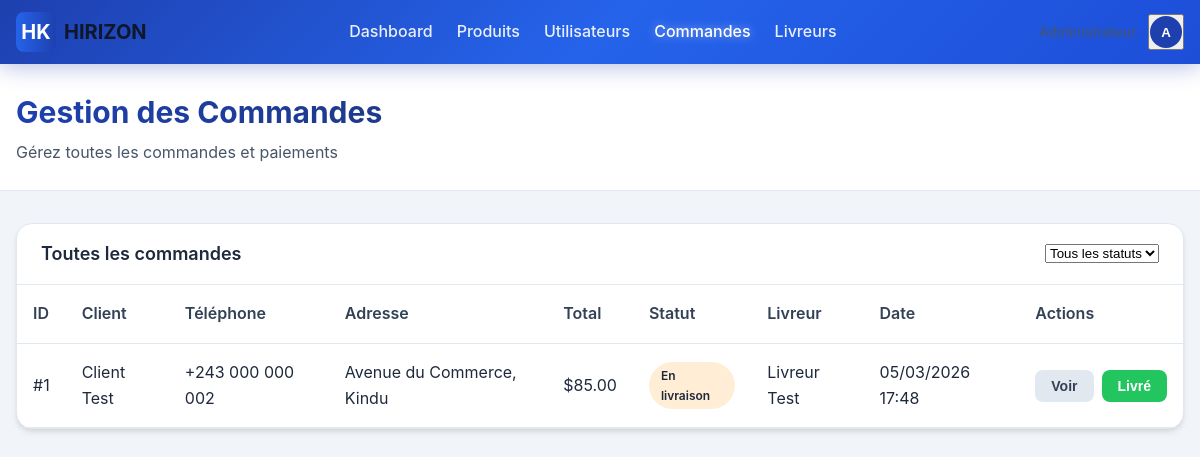
/admin/commandes.php (signed in), run on the app's committed database.
### tables this page shows
CREATE TABLE IF NOT EXISTS users (
    id INT AUTO_INCREMENT PRIMARY KEY,
    name VARCHAR(255) NOT NULL,
    email VARCHAR(255) NOT NULL UNIQUE,
    phone VARCHAR(50),
    password VARCHAR(255) NOT NULL,
    profile_image TEXT,
    role ENUM('client', 'admin', 'livreur') NOT NULL DEFAULT 'client',
    address TEXT,
    city VARCHAR(100),
    latitude DECIMAL(10, 8),
    longitude DECIMAL(11, 8),
    is_active TINYINT(1) DEFAULT 1,
    created_at TIMESTAMP DEFAULT CURRENT_TIMESTAMP,
    updated_at TIMESTAMP DEFAULT CURRENT_TIMESTAMP ON UPDATE CURRENT_TIMESTAMP
);

CREATE TABLE IF NOT EXISTS orders (
    id INT AUTO_INCREMENT PRIMARY KEY,
    user_id INT NOT NULL,
    customer_name VARCHAR(255) NOT NULL,
    customer_phone VARCHAR(50) NOT NULL,
    customer_address TEXT NOT NULL,
    customer_city VARCHAR(100) NOT NULL,
    customer_latitude DECIMAL(10, 8),
    customer_longitude DECIMAL(11, 8),
    total_amount DECIMAL(10, 2) NOT NULL,
    status ENUM('en_attente', 'paye', 'en_preparation', 'en_livraison', 'livre', 'annule') NOT NULL DEFAULT 'en_attente',
    delivery_person_id INT,
    created_at TIMESTAMP DEFAULT CURRENT_TIMESTAMP,
    updated_at TIMESTAMP DEFAULT CURRENT_TIMESTAMP ON UPDATE CURRENT_TIMESTAMP,
    FOREIGN KEY (user_id) REFERENCES users(id) ON DELETE CASCADE,
    FOREIGN KEY (delivery_person_id) REFERENCES users(id) ON DELETE SET NULL
);

### config/functions.php (called while the page is built, shortened)
<?php
function getCurrentUser() {
    $db = getDB();
    $stmt = $db->prepare("SELECT * FROM users WHERE id = ? AND is_active = 1");
    $stmt->execute([$_SESSION['user_id']]);
    $user = $stmt->fetch();
    return $user ?: null;
}
function requireRole($roles) {
    $user = getCurrentUser();
    return $user;
}
function getAllOrders() {
    $db = getDB();
    $stmt = $db->query("SELECT o.*, u.name as user_name, u.phone as user_phone
                        FROM orders o
                        LEFT JOIN users u ON o.user_id = u.id
                        ORDER BY o.created_at DESC");
    return $stmt->fetchAll();
}

### admin/commandes.php (the view, shortened to what this page needs)
<?php
require_once '../config/functions.php';
$user = requireRole(['admin']);
$orders = getAllOrders();
$statusLabels = [
    'en_attente' => 'En attente',
    'paye' => 'Payé',
    'en_preparation' => 'En préparation',
    'en_livraison' => 'En livraison',
    'livre' => 'Livré',
    'annule' => 'Annulé',
];
$statusColors = [
    'en_attente' => 'bg-yellow-100 text-yellow-800 border-yellow-200',
    'paye' => 'bg-blue-100 text-blue-800 border-blue-200',
    'en_preparation' => 'bg-purple-100 text-purple-800 border-purple-200',
    'en_livraison' => 'bg-orange-100 text-orange-800 border-orange-200',
    'livre' => 'bg-green-100 text-green-800 border-green-200',
    'annule' => 'bg-red-100 text-red-800 border-red-200',
];
?>
<!DOCTYPE html>
<html lang="fr">
<head>
    <link rel="stylesheet" href="../css/style.css">
</head>
<body>
    <header class="header">
        <div class="container">
            <div class="flex items-center justify-between" style="height: 4rem;">
                <div class="flex items-center gap-4">
                    <a href="../index.php" class="flex items-center gap-2">
                        <div class="w-10 h-10 bg-gradient-to-r from-blue-600 to-blue-800 rounded-lg flex items-center justify-center text-white font-bold text-xl">HK</div>
                        <span class="text-xl font-bold text-gray-900">HIRIZON</span>
                    </a>
                </div>
                <nav class="hidden md:flex items-center gap-6">
                    <a href="../index.php" class="header-nav-link">Dashboard</a>
                    <a href="../produits.php" class="header-nav-link">Produits</a>
                    <a href="../utilisateurs.php" class="header-nav-link">Utilisateurs</a>
                    <a href="../commandes.php" class="header-nav-link active">Commandes</a>
                    <a href="../livreurs.php" class="header-nav-link">Livreurs</a>
                </nav>
                <div class="flex items-center gap-3">
                    <span class="text-sm text-gray-600"><?= htmlspecialchars($user['name']) ?></span>
                    <div class="dropdown">
                        <button onclick="toggleDropdown()" class="flex items-center gap-2 cursor-pointer">
                            <div class="w-8 h-8 bg-blue-600 rounded-full flex items-center justify-center text-white font-semibold">
                                <?= strtoupper(substr($user['name'], 0, 1)) ?>
                            </div>
                        </button>
                    </div>
                </div>
            </div>
        </div>
    </header>
    <main class="min-h-screen bg-gray-50">
        <div class="bg-white shadow-sm border-b border-gray-200">
            <div class="container py-6">
                <div class="flex flex-col md:flex-row md:items-center md:justify-between gap-4">
                    <div>
                        <h1 class="text-3xl font-bold text-gradient">Gestion des Commandes</h1>
                        <p class="text-gray-600 mt-1">Gérez toutes les commandes et paiements</p>
                    </div>
                </div>
            </div>
        </div>
        <div class="container py-8">
            <div class="card">
                <div class="card-header flex items-center justify-between">
                    <h2 class="text-lg font-semibold">Toutes les commandes</h2>
                    <div class="flex gap-2">
                        <select id="statusFilter" class="input" onchange="filterOrders()">
                            <option value="">Tous les statuts</option>
                        </select>
                    </div>
                </div>
                <div class="table-container">
                    <table class="table" id="ordersTable">
                        <thead>
                            <tr>
                                <th>ID</th>
                                <th>Client</th>
                                <th>Téléphone</th>
                                <th>Adresse</th>
                                <th>Total</th>
                                <th>Statut</th>
                                <th>Livreur</th>
                                <th>Date</th>
                                <th>Actions</th>
                            </tr>
                        </thead>
                        <tbody>
                            <?php foreach ($orders as $order): ?>
                                <tr data-status="<?= $order['status'] ?>">
                                    <td>#<?= $order['id'] ?></td>
                                    <td><?= htmlspecialchars($order['customer_name']) ?></td>
                                    <td><?= htmlspecialchars($order['customer_phone']) ?></td>
                                    <td><?= htmlspecialchars($order['customer_address']) ?>, <?= htmlspecialchars($order['customer_city']) ?></td>
                                    <td>$<?= number_format($order['total_amount'], 2) ?></td>
                                    <td>
                                        <span class="status-badge <?= $statusColors[$order['status']] ?>">
                                            <?= $statusLabels[$order['status']] ?>
                                        </span>
                                    </td>
                                    <td>
                                        <?php if ($order['delivery_person_id']): ?>
                                            <?php
                                                $db = getDB();
                                                $stmt = $db->prepare("SELECT name FROM users WHERE id = ?");
                                                $stmt->execute([$order['delivery_person_id']]);
                                                $livreur = $stmt->fetch();
                                                echo htmlspecialchars($livreur['name'] ?? 'N/A');
                                            ?>
                                        <?php else: ?>
                                            <span class="text-gray-400">Non assigné</span>
                                        <?php endif; ?>
                                    </td>
                                    <td><?= date('d/m/Y H:i', strtotime($order['created_at'])) ?></td>
                                    <td>
                                        <div class="flex gap-2">
                                            <button onclick="viewOrder(<?= $order['id'] ?>)" class="btn btn-secondary btn-sm">Voir</button>
                                            <?php if (in_array($order['status'], ['en_livraison'])): ?>
                                                <form method="POST" style="display: inline;">
                                                    <button type="submit" class="btn btn-success btn-sm">Livré</button>
                                                </form>
                                            <?php endif; ?>
                                        </div>
                                    </td>
                                </tr>
                            <?php endforeach; ?>
                        </tbody>
                    </table>
                </div>
            </div>
        </div>
    </main>
</body>
</html>

### css/style.css (style rules this page uses)
:root { --primary: #1e40af; --primary-dark: #1e3a8a; --primary-light: #3b82f6; --secondary: #64748b; --success: #22c55e; --warning: #eab308; --danger: #ef4444; --info: #0ea5e9; --dark: #0f172a; --light: #f8fafc; --gray-100: #f1f5f9; --gray-200: #e2e8f0; --gray-300: #cbd5e1; --gray-400: #94a3b8; --gray-500: #64748b; --gray-600: #475569; --gray-700: #334155; --gray-800: #1e293b; --gray-900: #0f172a; }
* { margin: 0; padding: 0; box-sizing: border-box; }
body { font-family: -apple-system, BlinkMacSystemFont, 'Segoe UI', Roboto, 'Helvetica Neue', Arial, sans-serif; line-height: 1.6; color: var(--gray-800); background: var(--gray-100); }
a { text-decoration: none; color: inherit; }
.container { max-width: 1280px; margin: 0 auto; padding: 0 1rem; }
.btn { display: inline-flex; align-items: center; justify-content: center; padding: 0.75rem 1.5rem; font-weight: 600; border-radius: 0.5rem; transition: all 0.2s; cursor: pointer; border: none; gap: 0.5rem; }
.btn-secondary { background: var(--gray-200); color: var(--gray-700); }
.btn-success { background: var(--success); color: white; }
.btn-sm { padding: 0.5rem 1rem; font-size: 0.875rem; }
.card { background: white; border-radius: 1rem; box-shadow: 0 4px 6px -1px rgba(0, 0, 0, 0.1), 0 2px 4px -1px rgba(0, 0, 0, 0.06); border: 1px solid var(--gray-200); }
.card-header { padding: 1rem 1.5rem; border-bottom: 1px solid var(--gray-200); }
.flex { display: flex; }
.flex-col { flex-direction: column; }
.items-center { align-items: center; }
.justify-center { justify-content: center; }
.justify-between { justify-content: space-between; }
.gap-2 { gap: 0.5rem; }
.gap-3 { gap: 0.75rem; }
.gap-4 { gap: 1rem; }
.gap-6 { gap: 1.5rem; }
.py-6 { padding-top: 1.5rem; padding-bottom: 1.5rem; }
.mt-1 { margin-top: 0.25rem; }
.py-8 { padding-top: 2rem; padding-bottom: 2rem; }
.text-sm { font-size: 0.875rem; }
.text-lg { font-size: 1.125rem; }
.text-xl { font-size: 1.25rem; }
.text-3xl { font-size: 1.875rem; }
.font-semibold { font-weight: 600; }
.font-bold { font-weight: 700; }
.text-white { color: white; }
.text-gray-600 { color: var(--gray-600); }
.text-gray-900 { color: var(--gray-900); }
.bg-white { background-color: white; }
.bg-gray-50 { background-color: var(--gray-100); }
.bg-blue-600 { background-color: var(--primary); }
.bg-orange-100 { background-color: #ffedd5; }
.bg-gradient-to-r { background-image: linear-gradient(to right, var(--primary), var(--primary-dark)); }
.from-blue-600 { --gradient-from: #2563eb; }
.to-blue-800 { --gradient-to: #1e40af; }
.bg-gradient-to-r.from-blue-600.to-blue-800 { background-image: linear-gradient(to right, #2563eb, #1e40af); }
.border-b { border-bottom: 1px solid var(--gray-200); }
.rounded-lg { border-radius: 0.5rem; }
.rounded-full { border-radius: 9999px; }
.w-8 { width: 2rem; }
.w-10 { width: 2.5rem; }
.h-8 { height: 2rem; }
.h-10 { height: 2.5rem; }
.min-h-screen { min-height: 100vh; }
.hidden { display: none; }
@media (min-width: 768px) { .md\:flex { display: flex; } }
@media (min-width: 768px) { .md\:flex-row { flex-direction: row; } }
@media (min-width: 768px) { .md\:items-center { align-items: center; } }
@media (min-width: 768px) { .md\:justify-between { justify-content: space-between; } }
.cursor-pointer { cursor: pointer; }
.header { background: linear-gradient(135deg, #1e40af 0%, #2563eb 50%, #1d4ed8 100%); box-shadow: 0 4px 20px rgba(30, 64, 175, 0.3); position: sticky; top: 0; z-index: 50; }
.header-nav-link { color: rgba(255, 255, 255, 0.9); font-weight: 500; transition: all 0.2s; padding: 0.5rem 0; }
.header-nav-link:hover, .header-nav-link.active { color: white; text-shadow: 0 0 10px rgba(255,255,255,0.5); }
.table-container { overflow-x: auto; }
.table { width: 100%; border-collapse: collapse; }
.table th, .table td { padding: 1rem; text-align: left; border-bottom: 1px solid var(--gray-200); }
.table th { background: var(--gray-50); font-weight: 600; color: var(--gray-700); }
.status-badge { display: inline-flex; align-items: center; padding: 0.25rem 0.75rem; border-radius: 9999px; font-size: 0.75rem; font-weight: 600; }
.dropdown { position: relative; }
.text-gradient { background: linear-gradient(to right, var(--primary), var(--primary-dark)); -webkit-background-clip: text; -webkit-text-fill-color: transparent; background-clip: text; }

### data on the page
users: name "A"
orders: id "1", customer_name "Client Test", customer_phone "+243 000 000 002", customer_address "Avenue du Commerce", customer_city "Kindu", total_amount "85.00", status "En livraison", delivery_person.name "Livreur Test", created_at "05/03/2026 17:48"
